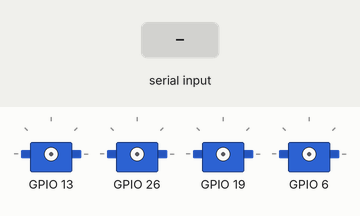
Simulated run of this program. Board: Raspberry Pi (BCM pin numbers). Parts: 4 × servo. The test bench sets the inputs (shaded band). The stepper is drawn at 200 steps a turn; servo angles are drawn from the pulse width (0.5 ms = 0°, 2.5 ms = 180°); threads take turns every 2 ms; what the program prints to the terminal is not drawn.

Above: at 1.2 s.
1.3 s: "s" typed at the terminal
At 2.7 s:
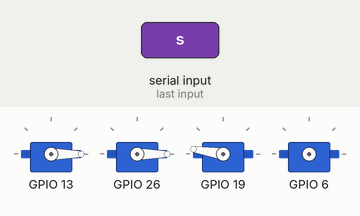
3.3 s: "q" typed at the terminal
4.8 s: "e" typed at the terminal
At 6.0 s:
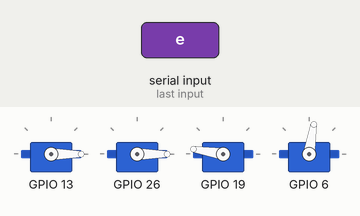
6.3 s: "head" typed at the terminal
At 7.4 s:
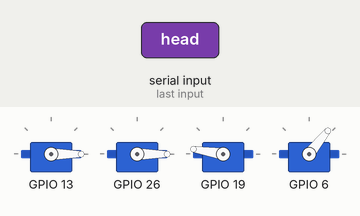
7.8 s: "left" typed at the terminal
At 8.5 s:
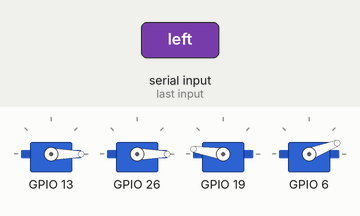
9.3 s: "leg" typed at the terminal
At 9.6 s:
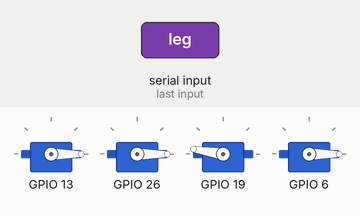
Timing chart, 0 to 11.8 s (numbered marks = the images above; inputs shaded):
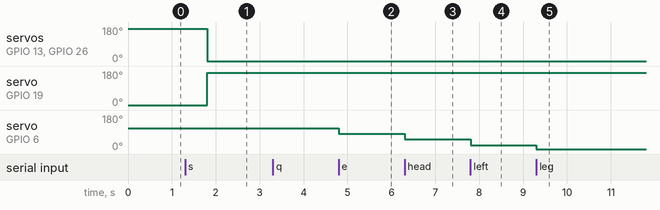

The program:

gimmick.py
```python
import threading
import time
import archives.keyboardlib as keyboardlib
import archives.puppetlib as puppetlib

stop = True


def gigpapet():
    time.sleep(0.5)
    if not stop:
        puppetlib.cw()
        time.sleep(0.5)
        puppetlib.ccw()
    gigpapet()


def process_key(key: str):
    global stop
    """s
    キー押下時に実行する処理。
    各キーに応じた処理をここに実装します。
    この例では、キーごとに異なる処理をシミュレートしています。
    """
    print("process_key")
    if key == 's':
        print("下を向く")
        puppetlib.head()
        puppetlib.left()
        puppetlib.right()
    elif key == 'q':
        print("左旋回")
        puppetlib.cw()
    elif key == 'e':
        print("右旋回")
        puppetlib.ccw()
    elif key == "x":
        stop = not stop
    else:
        print(f"未定義のキー '{key.upper()}' が押されました。")


def listener():
    key = keyboardlib.listen()
    print("listener")
    process_key(key)
    listener()


if __name__ == "__main__":
    thread = threading.Thread(target=gigpapet, name='thread1', daemon=True)
    thread.start()
    listener()
    thread.join()
    print("---end---")
```

keyboardlib.py
```python
import time
import sys


def key_listener_windows():
    import msvcrt
    while not msvcrt.kbhit():
        time.sleep(0)
    key = msvcrt.getch()
    return key.decode('utf-8').lower()

def key_listener_unix():
    import tty
    import select
    fd = sys.stdin.fileno()
    tty.setcbreak(fd)
    while True:
        dr, _, _ = select.select([sys.stdin], [], [], 0)
        if dr:
            return sys.stdin.read(1).lower()
        time.sleep(0)

def listen():
    if sys.platform.startswith('win'):
        return key_listener_windows()
    return key_listener_unix()
```

puppetlib.py
```python
import threading
import archives.moterlib as moterlib  # モーター制御用のライブラリをインポート


# モーターの初期化
MOTERS = {
    "left": moterlib.Servo("left", 26),
    "right": moterlib.Servo("right", 19),
    "head": moterlib.Servo("head", 13),
    "leg": moterlib.Servo("leg", 6),
}

# 各モーター用のロックオブジェクトを作成
LOCKS = {
    "left": threading.Lock(),
    "right": threading.Lock(),
    "head": threading.Lock(),
    "leg": threading.Lock(),
}

current_angles={
    "gangl_num":90,
}


def motor_control(motor_key):
    """
    モーター制御用のデコレータ。
    ロックの取得、スレッドの開始、エラーハンドリングを行う。
    """
    def decorator(func):
        def wrapper(*args, **kwargs):
            lock = LOCKS[motor_key]
            if not lock.acquire(blocking=False):
                return

            def run():
                try:
                    func(*args, **kwargs)
                except Exception as e:
                    pass
                finally:
                    lock.release()
            threading.Thread(target=run, daemon=True).start()
        return wrapper
    return decorator


@motor_control("left")
def left(moter: moterlib.Servo = MOTERS["left"]):
    moter.move(180, 0.5)
    moter.move(0, 0.5)


@motor_control("right")
def right(moter: moterlib.Servo = MOTERS["right"]):
    moter = MOTERS["right"]
    moter.move(0, 0.5)
    moter.move(180, 0.5)


@motor_control("head")
def head(moter: moterlib.Servo = MOTERS["head"]):
    moter = MOTERS["head"]
    moter.move(180, 0.5)
    moter.move(0, 0.5)


@motor_control("leg")#右回転
def cw(moter: moterlib.Servo = MOTERS["leg"]):
    global current_angles
    current_angles["gangl_num"]+=30
    if current_angles["gangl_num"]>180:
        current_angles["gangl_num"]=180
    moter = MOTERS["leg"]
    moter.move(current_angles["gangl_num"], 0.25)


@motor_control("leg")#左回転
def ccw(moter: moterlib.Servo = MOTERS["leg"]):
    global current_angles
    current_angles["gangl_num"]-=30
    if current_angles["gangl_num"]<0:
        current_angles["gangl_num"]=0
    moter = MOTERS["leg"]
    moter.move(current_angles["gangl_num"], 0.25)
```

moterlib.py
```python
import RPi.GPIO as GPIO
import time

# GPIOモードの設定
GPIO.setmode(GPIO.BCM)


class Servo:
    def __init__(self, name, pin):
        self.name = name
        self.pin = pin
        GPIO.setup(self.pin, GPIO.OUT)
        self.pwm = GPIO.PWM(self.pin, 50)  # 50Hzで初期化
        self.pwm.start(0)  # 初期デューティーサイクルは0

    def __duty(self, angle):
        return (angle / 18) + 2  # 角度をデューティサイクルに変換 (0°=2%, 180°=12%)

    def move(self, angle: int, duration: int):
        self.pwm.ChangeDutyCycle(self.__duty(angle))
        time.sleep(duration)
        self.pwm.ChangeDutyCycle(0)  # サーボを停止

    def cleanup(self):
        self.pwm.stop()

class Stepper28BYJ:
    # フルステップモードのシーケンス
    STEP_SEQUENCE = [
        [1, 0, 0, 0],
        [0, 1, 0, 0],
        [0, 0, 1, 0],
        [0, 0, 0, 1]
    ]

    def __init__(self, pin1, pin2, pin3, pin4):
        self.pins = [pin1, pin2, pin3, pin4]
        GPIO.setmode(GPIO.BCM)
        for pin in self.pins:
            GPIO.setup(pin, GPIO.OUT)
            GPIO.output(pin, GPIO.LOW)
        self.step_count = len(self.STEP_SEQUENCE)
        self.current_step = 0

    def __set_step(self, step):
        for pin, value in zip(self.pins, step):
            GPIO.output(pin, value)

    def move(self, direction, duration, delay=0.002):
        # 回転方向を設定
        if direction == 'CW':
            step_direction = 1  # 時計回り
        elif direction == 'CCW':
            step_direction = -1  # 反時計回り
        else:
            print("回転方向は 'CW' または 'CCW' を指定してください。")
            return

        # 回転させるステップ数を計算（例: 1秒あたりのステップ数を仮定）
        # 28BYJ-48のステップ数は約2048ステップ/回転
        # 回転速度を決めるためにステップ数を調整
        steps_per_second = 100  # 必要に応じて調整
        total_steps = int(steps_per_second * duration)

        start_time = time.time()
        for _ in range(total_steps):
            self.current_step = (self.current_step + step_direction) % self.step_count
            self.__set_step(self.STEP_SEQUENCE[self.current_step])
            time.sleep(delay)
            # 実際の経過時間をチェックして終了
            if time.time() - start_time >= duration:
                break

    def cleanup(self):
        GPIO.cleanup()
```

Measured:
- after the input at 1.3 s, servo on GPIO 13, servo on GPIO 26: 171° → 0° after 0.50 s; servo on GPIO 19: 0° → 171° after 0.50 s
- after the input at 4.8 s, servo on GPIO 6: 111° → 81° at once
- after the input at 6.3 s, servo on GPIO 6: 81° → 51° at once
- after the input at 7.8 s, servo on GPIO 6: 51° → 21° at once
- after the input at 9.3 s, servo on GPIO 6: 21° → 0° at once
